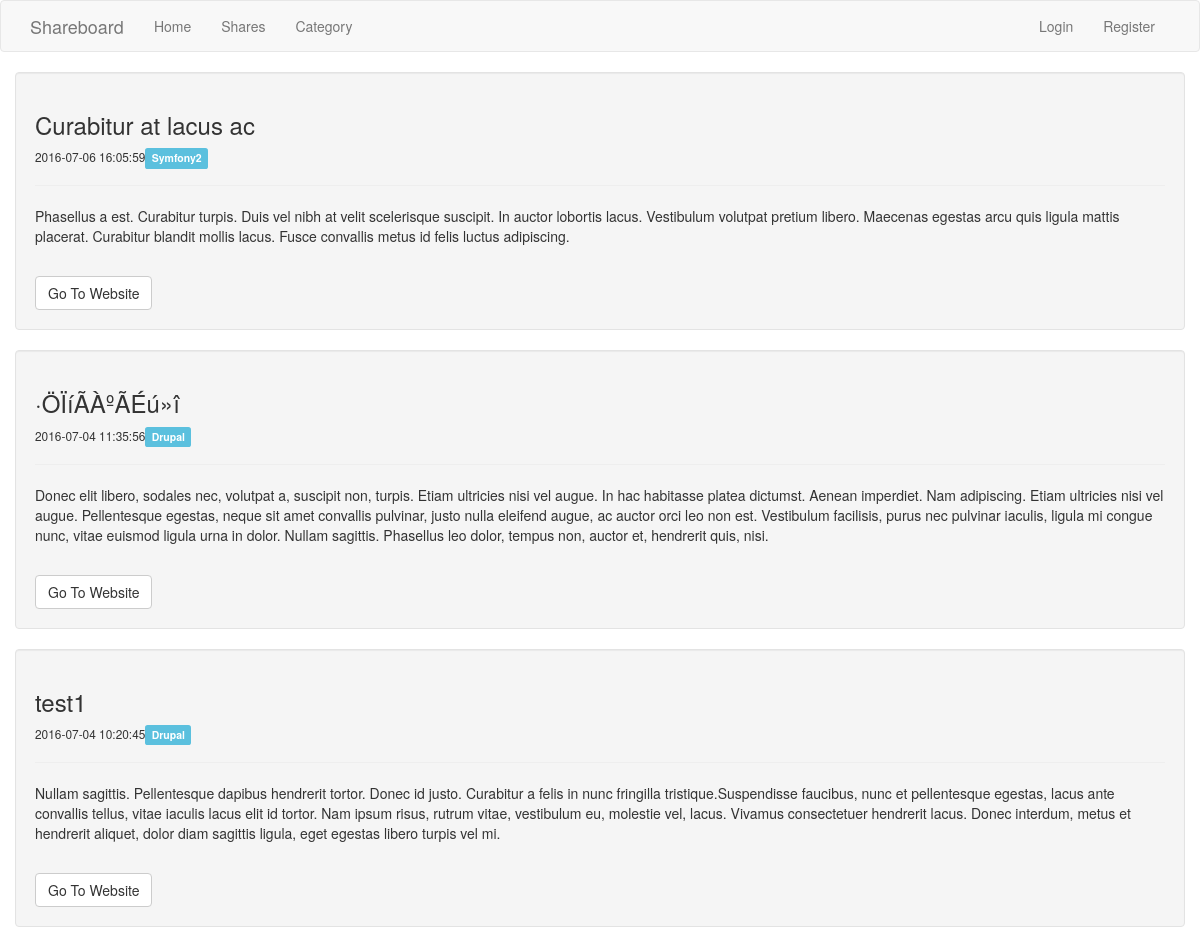
Screenshot of /shares with the database file from the repository.
### tables this page shows
CREATE TABLE `shares` (
  `id` int(11) NOT NULL AUTO_INCREMENT,
  `cid` int(11) DEFAULT NULL,
  `user_id` int(11) NOT NULL,
  `title` varchar(255) NOT NULL,
  `body` text NOT NULL,
  `link` varchar(255) NOT NULL,
  `create_date` datetime NOT NULL DEFAULT CURRENT_TIMESTAMP,
  PRIMARY KEY (`id`)
);

CREATE TABLE `category` (
  `id` int(11) NOT NULL AUTO_INCREMENT,
  `pid` int(11) DEFAULT NULL COMMENT '父级id',
  `name` varchar(100) DEFAULT NULL,
  `sort` int(11) DEFAULT NULL COMMENT '排序字段',
  PRIMARY KEY (`id`)
);

### classes/Bootstrap.php (called while the page is built)
<?php
class Bootstrap{
	private $controller;
	private $action;
	private $request;
	public function __construct($request){
		$this->request = $request;
		if($this->request['controller'] == ""){
			$this->controller = 'home';
		} else {
			$this->controller = $this->request['controller'];
		}
		if($this->request['action'] == ""){
			$this->action = 'index';
		} else {
			$this->action = $this->request['action'];
		}
	}
	public function createController(){
		if(class_exists($this->controller)){
			$parents = class_parents($this->controller);
			if(in_array("Controller", $parents)){
				if(method_exists($this->controller, $this->action)){
					return new $this->controller($this->action, $this->request);
				} else {
					echo '<h1>Method does not exist</h1>';
					return;
				}
			} else {
				echo '<h1>Base controller not found</h1>';
				return;
			}
		} else {
			echo '<h1>Controller class does not exist</h1>';
			return;
		}
	}
}

### controllers/shares.php (called while the page is built, shortened)
<?php
class Shares extends Controller{
	protected function Index(){
		$viewmodel = new ShareModel();
		$this->returnView($viewmodel->Index(), true);
	}
}

### classes/Model.php (called while the page is built, shortened)
<?php
abstract class Model{
	protected $dbh;
	protected $stmt;
	public function __construct(){
		$this->dbh = new PDO("mysql:host=".DB_HOST.";dbname=".DB_NAME, DB_USER, DB_PASS);
	}
	public function query($query){
		$this->stmt = $this->dbh->prepare($query);
	}
	public function bind($param, $value, $type = null){
 		if (is_null($type)) {
  			switch (true) {
    				default:
      				$type = PDO::PARAM_STR;
  			}
		}
		$this->stmt->bindValue($param, $value, $type);
	}
	public function execute(){
		$this->stmt->execute();
	}
	public function resultSet(){
		$this->execute();
		return $this->stmt->fetchAll(PDO::FETCH_ASSOC);
	}
	public function single(){
		$this->execute();
		return $this->stmt->fetch(PDO::FETCH_ASSOC);
	}
}

### models/share.php (called while the page is built, shortened)
<?php
class ShareModel extends Model{
	public function Index(){
		$this->query('SELECT * FROM shares ORDER BY create_date DESC');
		$rows = $this->resultSet();
		return $rows;
	}
}

### models/category.php (called while the page is built, shortened)
<?php
class CategoryModel extends Model
{
  public function getCategoryById($cid)
  {
    $this->query('SELECT * FROM category WHERE id = :cid');
    $this->bind(':cid', $cid);
    return $this->single();
  }
}

### views/shares/index.php (the view, shortened to what this page needs)
<div>
	<?php foreach($viewmodel as $item) : ?>
		<div class="well">
			<h3><?php echo $item['title']; ?></h3>
			<?php
			$cate = new CategoryModel();
			$cname = $cate->getCategoryById($item['cid']);
			 ?>
			<small><?php echo $item['create_date']; ?></small><span class="label label-info"><?php echo $cname['name']; ?></span>
			<hr />
			<p><?php echo $item['body']; ?></p>
			<br />
			<a class="btn btn-default" href="<?php echo $item['link']; ?>" target="_blank">Go To Website</a>
		</div>
	<?php endforeach; ?>
</div>

### index.php (shortened to what this page needs)
<?php
require('classes/Bootstrap.php');
require('classes/Controller.php');
require('classes/Model.php');
require('controllers/shares.php');
require('controllers/category.php');
require('models/share.php');
require('models/category.php');
$bootstrap = new Bootstrap($_GET);
$controller = $bootstrap->createController();
if($controller){
	$controller->executeAction();
}

### classes/Controller.php (shortened to what this page needs)
<?php
abstract class Controller{
	protected $action;
	public function __construct($action, $request){
		$this->action = $action;
	}
	public function executeAction(){
		return $this->{$this->action}();
	}
	protected function returnView($viewmodel, $fullview){
		$view = 'views/'. get_class($this). '/' . $this->action. '.php';
		if($fullview){
			require('views/main.php');
		} else {
			require($view);
		}
	}
}

### views/main.php (shortened to what this page needs)
<html>
<head>
	<link rel="stylesheet" href="<?php echo ROOT_PATH; ?>assets/css/bootstrap.css">
	<link rel="stylesheet" href="<?php echo ROOT_PATH; ?>assets/css/style.css">
</head>
<body>
	<nav class="navbar navbar-default">
      <div class="container">
        <div class="navbar-header">
          <a class="navbar-brand" href="#">Shareboard</a>
        </div>
        <div id="navbar" class="collapse navbar-collapse">
          <ul class="nav navbar-nav">
            <li><a href="<?php echo ROOT_URL; ?>">Home</a></li>
            <li><a href="<?php echo ROOT_URL; ?>shares">Shares</a></li>
						<li><a href="<?php echo ROOT_URL; ?>category">Category</a></li>
          </ul>
          <ul class="nav navbar-nav navbar-right">
            <?php if(isset($_SESSION['is_logged_in'])) : ?>
            <li><a href="<?php echo ROOT_URL; ?>">Welcome <?php echo $_SESSION['user_data']['name']; ?></a></li>
            <li><a href="<?php echo ROOT_URL; ?>users/logout">Logout</a></li>
          <?php else : ?>
            <li><a href="<?php echo ROOT_URL; ?>users/login">Login</a></li>
            <li><a href="<?php echo ROOT_URL; ?>users/register">Register</a></li>
          <?php endif; ?>
          </ul>
        </div>
      </div>
    </nav>
    <div class="container">
     <div class="row">
     	<?php require($view); ?>
     </div>
    </div>
</body>
</html>

### rows the page displays
shares: title "Curabitur at lacus ac", create_date "2016-07-06 16:05:59", category.name "Symfony2", body "Phasellus a est. Curabitur turpis. Duis vel nibh at velit scelerisque suscipit. In auctor lobortis lacus. Vestibulum volutpat pretium libero. Maecenas egestas arcu quis ligula mattis placerat. Curabitur blandit mollis lacus. Fusce convallis metus id felis luctus adipiscing."
shares: title "·ÖÏíÃÀºÃÉú»î", create_date "2016-07-04 11:35:56", category.name "Drupal", body "Donec elit libero, sodales nec, volutpat a, suscipit non, turpis. Etiam ultricies nisi vel augue. In hac habitasse platea dictumst. Aenean imperdiet. Nam adipiscing. Etiam ultricies nisi vel augue. Pellentesque egestas, neque sit amet convallis pulvinar, justo nulla eleifend augue, ac auctor orci leo non est. Vestibulum facilisis, purus nec pulvinar iaculis, ligula mi congue nunc, vitae euismod ligula urna in dolor. Nullam sagittis. Phasellus leo dolor, tempus non, auctor et, hendrerit quis, nisi."
shares: title "test1", create_date "2016-07-04 10:20:45", category.name "Drupal", body "Nullam sagittis. Pellentesque dapibus hendrerit tortor. Donec id justo. Curabitur a felis in nunc fringilla tristique.Suspendisse faucibus, nunc et pellentesque egestas, lacus ante convallis tellus, vitae iaculis lacus elit id tortor. Nam ipsum risus, rutrum vitae, vestibulum eu, molestie vel, lacus. Vivamus consectetuer hendrerit lacus. Donec interdum, metus et hendrerit aliquet, dolor diam sagittis ligula, eget egestas libero turpis vel mi."
